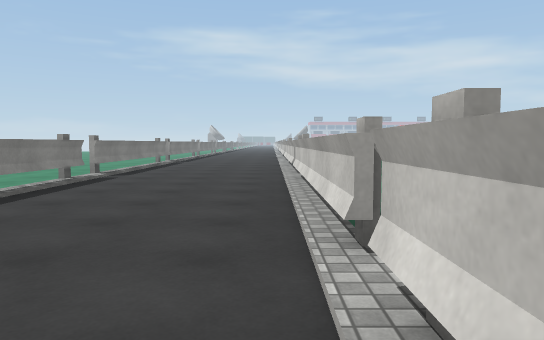
View 1 (above)

19 first-person views from a walk through a scene from a Unity 3-D project. The camera is 1.3 m above the floor, tilts 4° down and sees 70° across. The floor is counted in squares, 2 m on a side. Each view is taken from the middle of a square. On the plan, view 1 faces up. The plan holds only what a view shows up to about 11 squares ahead; the rest is blank. The place goes on beyond the plan. The player character is not drawn. Some surface patterns are stand-ins.

View 2
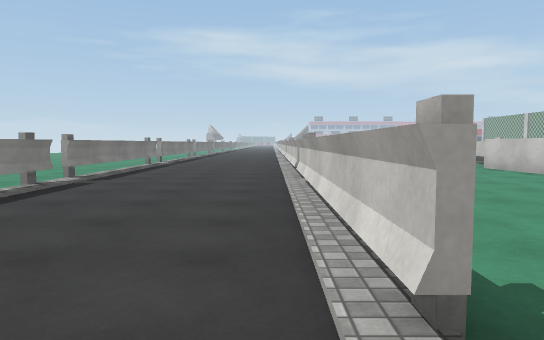

View 3
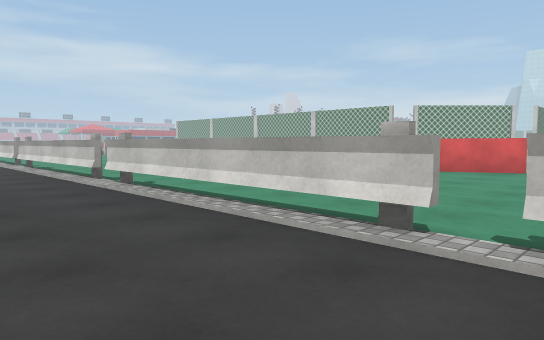

View 4
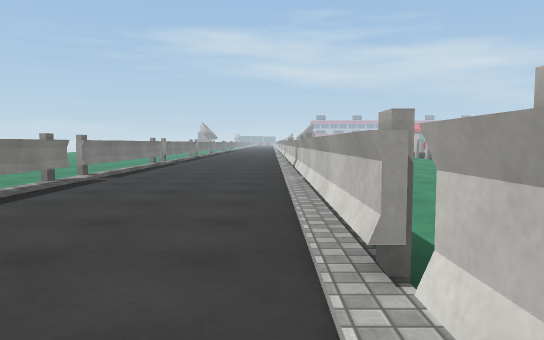

View 5
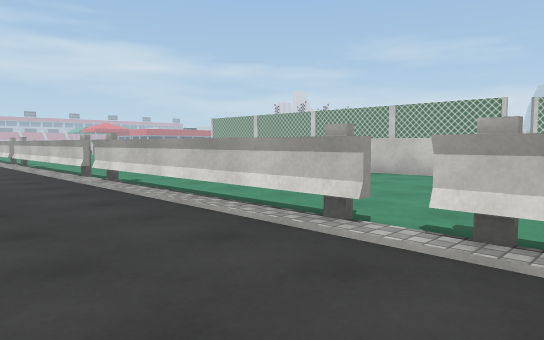

View 6
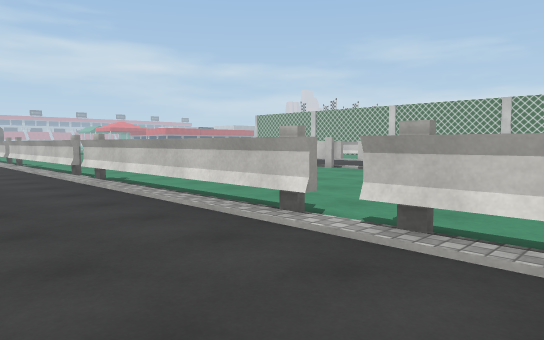

View 7
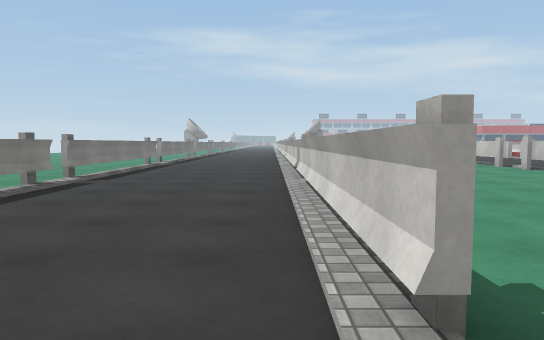

View 8
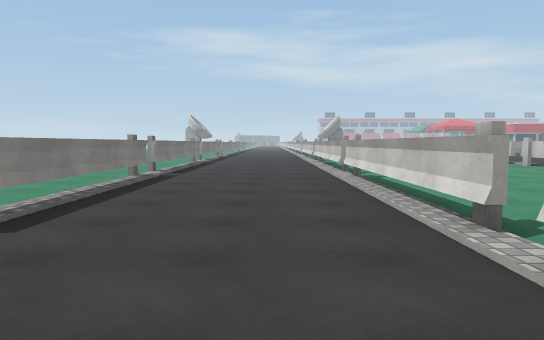

View 9
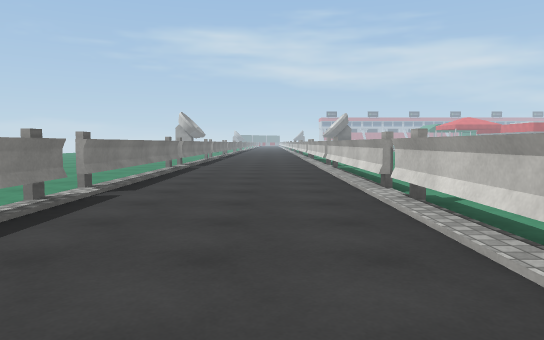

View 10
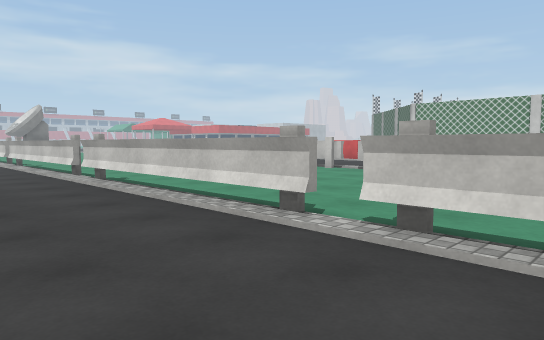

View 11
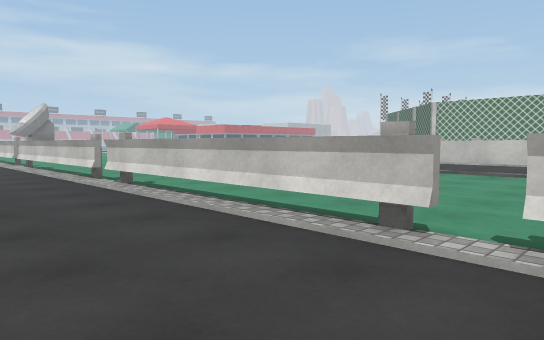

View 12
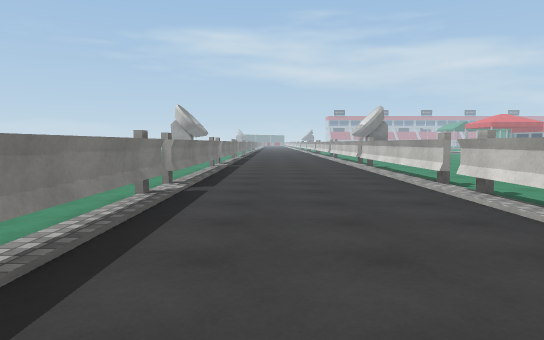

View 13
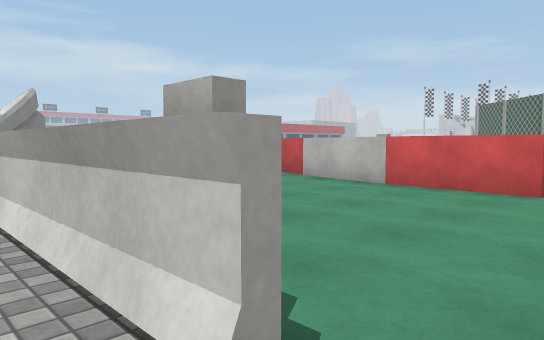

View 14
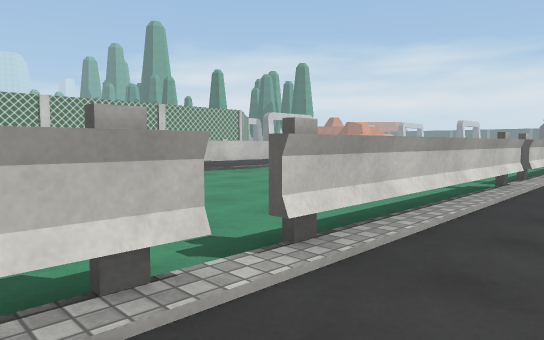

View 15
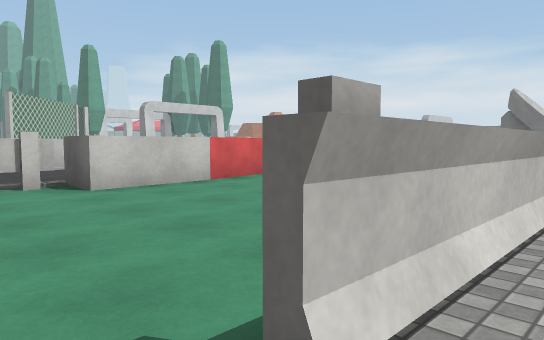

View 16
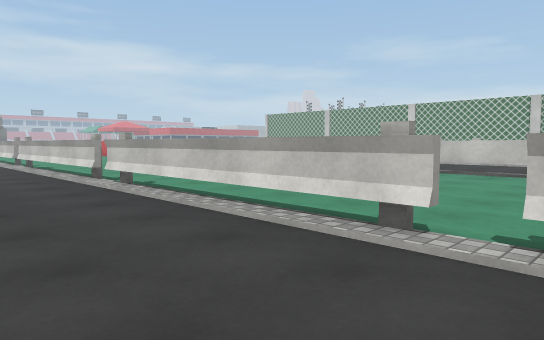

View 17
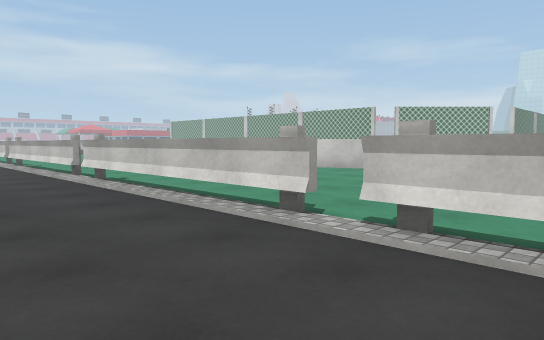

View 18
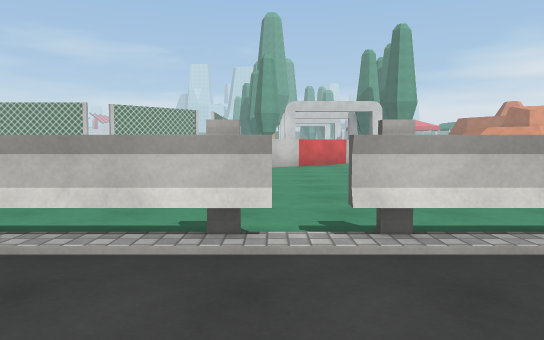

View 19
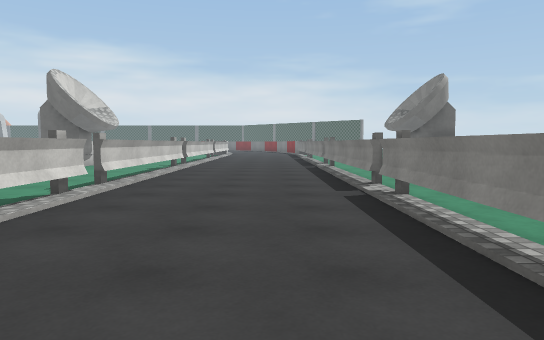

### Floor plan
Key: @ floor where view 1 was taken; # wall or solid block; x gap in a wall; . floor; = window, fence, low wall or low ledge; ^ raised ledge; T thing the floor can be seen under or through; O other object.
Columns run from 7 left of view 1 to 11 right of it. Each row starts with its distance up from view 1.
 32    .#........^
 31    .#........^
 30   ..#...#....^
 29  ...x...x..  ^
 28  ...T...=.  .x.
 27   ..T..... ..^...
 26   ..T........^...
 25   ..T...=....^...
 24   ..x..##....
 23   ..T..##....^.
 22   ..T........x.
 21   ..T........^
 20   ..T..... ..^
 19   ..T...#. ..^.
 18    .x..=#....^.
 17   ..#...=....x.
 16   ..#........^...
 15   ..#........^...
 14   ..#...=....^...
 13   ..x...x....
 12   ..T...#....^..
 11   ..T........^....
 10   ..T........^  ..^
  9   ..T........^
  8   ..T...#....^
  7   ..x..=#....^
  6    .T...=.....^
  5    .T.........^
  4    .T.........^^
  3    .#...=......^
  2    .x...x.......^
  1    .#...#.......^
  0    .#..@..   ....
 -1    .#.....
 -2    .#.....
 -3 O  .#...#.
 -4 O  .x..=#. O
 -5 O          O
 -6            O

Positions as (right, up) in squares from view 1, and headings:
1: (0, 0), facing up
2: (0, 1), facing up
3: (-2, 1), facing up-right
4: (0, 6), facing up
5: (-2, 6), facing up-right
6: (-2, 11), facing up-right
7: (0, 12), facing up
8: (-1, 16), facing up
9: (-1, 19), facing up
10: (-2, 22), facing up-right
11: (-2, 23), facing up-right
12: (-2, 24), facing up
13: (0, 29), facing up-right
14: (-1, 25), facing down-right
15: (0, 13), facing down-right
16: (-2, 12), facing up-right
17: (-2, 0), facing up-right
18: (-2, 2), facing right
19: (-2, 7), facing down
